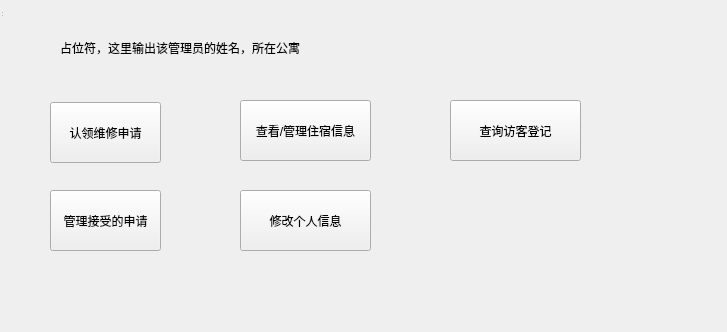
<?xml version="1.0" encoding="UTF-8"?>
<ui version="4.0">
 <class>admin_interface</class>
 <widget class="QWidget" name="admin_interface">
  <property name="geometry">
   <rect>
    <x>0</x>
    <y>0</y>
    <width>727</width>
    <height>332</height>
   </rect>
  </property>
  <property name="windowTitle">
   <string>管理员界面</string>
  </property>
  <widget class="QWidget" name="centralwidget" native="true">
   <property name="geometry">
    <rect>
     <x>0</x>
     <y>0</y>
     <width>701</width>
     <height>291</height>
    </rect>
   </property>
   <widget class="QPushButton" name="accept_maintenance">
    <property name="geometry">
     <rect>
      <x>50</x>
      <y>102</y>
      <width>111</width>
      <height>61</height>
     </rect>
    </property>
    <property name="text">
     <string>认领维修申请</string>
    </property>
   </widget>
   <widget class="QLabel" name="label">
    <property name="geometry">
     <rect>
      <x>60</x>
      <y>40</y>
      <width>591</width>
      <height>16</height>
     </rect>
    </property>
    <property name="text">
     <string>占位符，这里输出该管理员的姓名，所在公寓</string>
    </property>
   </widget>
   <widget class="QPushButton" name="complete_maintenance">
    <property name="geometry">
     <rect>
      <x>50</x>
      <y>190</y>
      <width>111</width>
      <height>61</height>
     </rect>
    </property>
    <property name="text">
     <string>管理接受的申请</string>
    </property>
   </widget>
   <widget class="QPushButton" name="change_info">
    <property name="geometry">
     <rect>
      <x>240</x>
      <y>190</y>
      <width>131</width>
      <height>61</height>
     </rect>
    </property>
    <property name="text">
     <string>修改个人信息</string>
    </property>
   </widget>
   <widget class="QPushButton" name="change_dorm">
    <property name="geometry">
     <rect>
      <x>240</x>
      <y>100</y>
      <width>131</width>
      <height>61</height>
     </rect>
    </property>
    <property name="text">
     <string>查看/管理住宿信息</string>
    </property>
   </widget>
   <widget class="QPushButton" name="check_visitors_2">
    <property name="geometry">
     <rect>
      <x>450</x>
      <y>100</y>
      <width>131</width>
      <height>61</height>
     </rect>
    </property>
    <property name="text">
     <string>查询访客登记</string>
    </property>
   </widget>
  </widget>
  <widget class="QStatusBar" name="statusbar">
   <property name="geometry">
    <rect>
     <x>0</x>
     <y>0</y>
     <width>3</width>
     <height>18</height>
    </rect>
   </property>
  </widget>
 </widget>
 <resources/>
 <connections/>
</ui>
